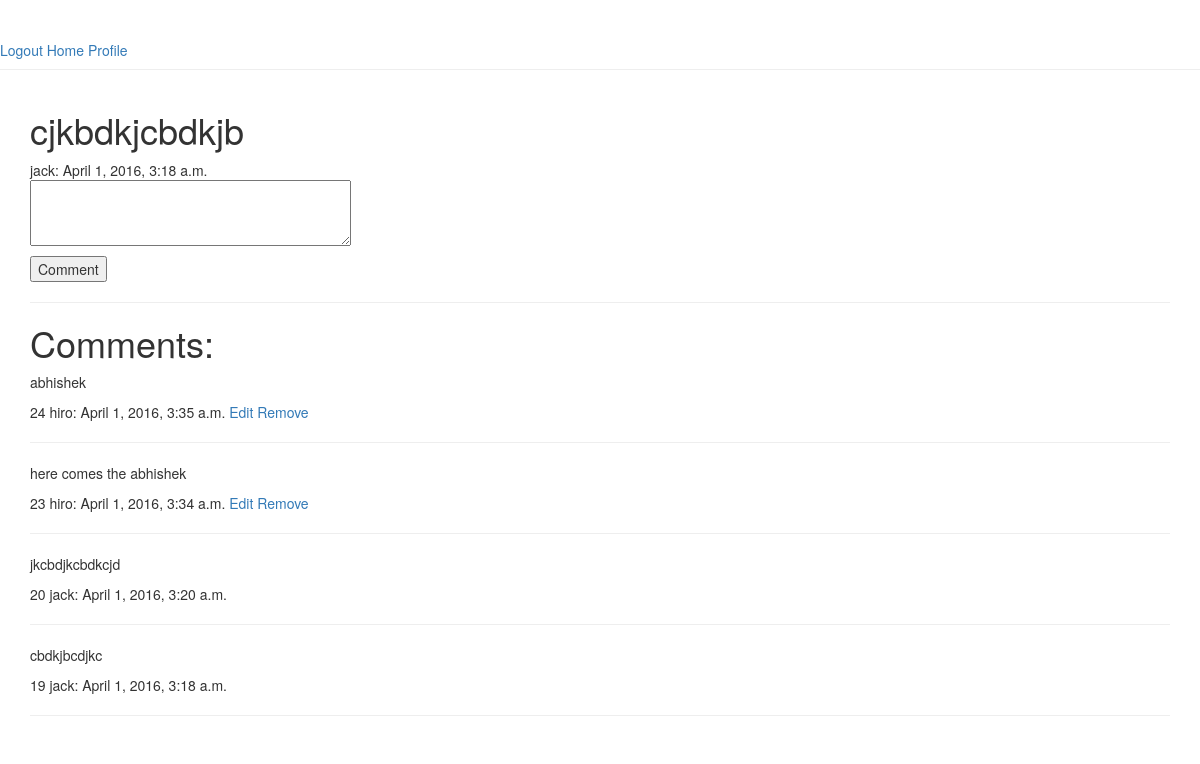
The page /codehub/topic/27/comment/ (signed in) on the database its author committed.
### app/models.py (models this page shows, shortened)
class CodehubTopicModel(models.Model):
    user = models.ForeignKey(User)
    topic_heading = models.CharField(max_length = 100)
    topic_detail = models.CharField(max_length = 200)
    topic_link = models.CharField(max_length = 100 )
    tags = models.CharField(max_length = 50)
    timeStamp = models.DateTimeField()
    topic_type = models.CharField(max_length = 10)
    file = models.FileField(upload_to = 'uploads/')

class CodehubTopicCommentModel(models.Model):
    user = models.ForeignKey(User)
    topic = models.ForeignKey('CodehubTopicModel')
    comment_text = models.CharField(max_length = 500)
    timeStamp = models.DateTimeField()

### app/views.py (the view)
    def wrapper(request,*args,**kwargs):
        if not request.user.is_authenticated():
            return redirect('login_view')
        return func(request,*args,**kwargs)

### app/forms.py
class CodehubTopicCommentForm(forms.ModelForm):
    comment_text = forms.CharField(label = '',max_length = 500,widget = forms.Textarea(attrs = {'rows':'3','cols':'40'}))
    class Meta:
        model = CodehubTopicCommentModel
        fields = ['comment_text']

### app/codehub.py (called while the page is built)
@loginRequired
def comment_on_topic(request,id):
    if request.method == 'POST':
        form = CodehubTopicCommentForm(request.POST)
        if form.is_valid():
            new_comment = CodehubTopicCommentModel(
                user = User.objects.get(username = request.user.username),
                topic = CodehubTopicModel.objects.get(id = id),
                comment_text = form.cleaned_data['comment_text'],
                timeStamp = datetime.datetime.now()
            )
            new_comment.save()
            return redirect("/codehub/topic/"+id+"/comment")
    else:
        form = CodehubTopicCommentForm()
    comments = CodehubTopicCommentModel.objects.all().order_by('-timeStamp')
    topic_details = CodehubTopicModel.objects.get(id = id)
    return render(request,'codehub/comment_on_topic.html',{'form':form,'comments':comments,'topic':topic_details})

### app/views.py (called while the page is built)
def loginRequired(func):
    def wrapper(request,*args,**kwargs):
        if not request.user.is_authenticated():
            return redirect('login_view')
        return func(request,*args,**kwargs)
    return wrapper

### app/templates/codehub/comment_on_topic.html (shortened to what this page needs)
{% extends 'base.html' %}
{% block content %}
<h1>{{ topic.topic_heading }}</h1>
{{ topic.user.username }}:
{{ topic.timeStamp }}
<form method='post'>
{{ form.as_p }}
<input type='submit' name='comment' value ='Comment'/>
</form>
<hr/>
<h1>Comments:</h1>
{% for comment in comments %}
    {% if comment.topic.id == topic.id%}
    <P>{{ comment.comment_text }}</P>
    {{ comment.id }}
    {{ comment.user.username }}:
    {{ comment.timeStamp }}
  {% if comment.user.username == request.user.username %}
    <a href = "{% url 'edit_topic_comment' comment.id %}">Edit</a>
    <a href = "{% url 'remove_topic_comment' comment.id %}">Remove</a>
  {% endif %}
    <hr/>
    {% endif %}
{% endfor %}
{% endblock %}

### rows shown on the page
CodehubTopicModel: topic_heading "cjkbdkjcbdkjb", user.username "jack", timeStamp "April 1, 2016, 3:18 a.m."
CodehubTopicCommentModel: comment_text "abhishek", id "24", user.username "hiro", timeStamp "April 1, 2016, 3:35 a.m.", shows "Edit"
CodehubTopicCommentModel: comment_text "here comes the abhishek", id "23", user.username "hiro", timeStamp "April 1, 2016, 3:34 a.m.", shows "Edit"
CodehubTopicCommentModel: comment_text "jkcbdjkcbdkcjd", id "20", user.username "jack", timeStamp "April 1, 2016, 3:20 a.m."
CodehubTopicCommentModel: comment_text "cbdkjbcdjkc", id "19", user.username "jack", timeStamp "April 1, 2016, 3:18 a.m."
